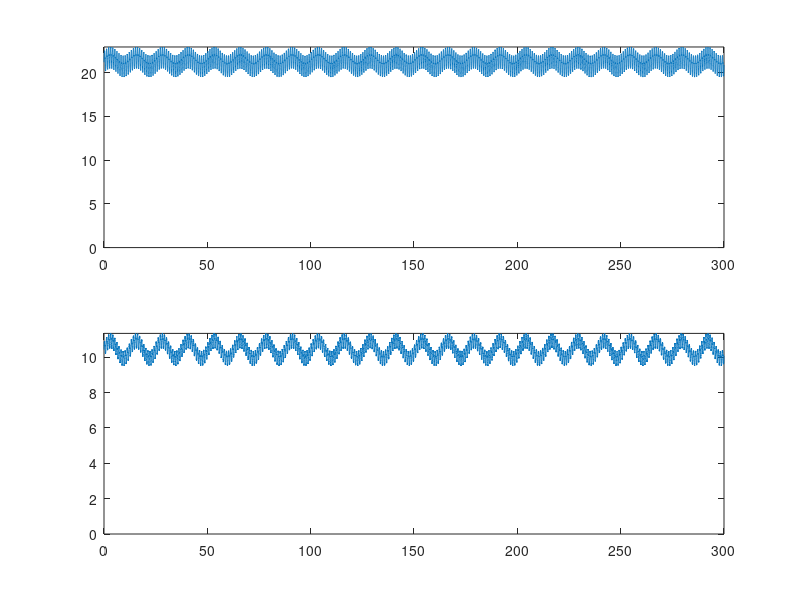

Source code (MATLAB):
close all
% creates waveforms c1 and c2

noise=0.1;
DC=20;
AC=3;
DC2=10;
AC2=1;
DN=1;
fluctuation=1;
ff=1; %fluctuation frequency
samplingrate=120;
heartrate=60;
time=300;

t=0:1/samplingrate:time;
a=4*sin(t*2*pi*heartrate/60)+4;
b=sin(t*2*pi*heartrate/60+pi*1.4)*4-3.5;


for i=1:length(a)
    if a(i)<0
        a(i)=0;
    end
end

for i=1:length(b)
    if b(i)<0
        b(i)=0;
    end
end
    
c=AC*(a+DN*b*4)/10;
%---------Add noise

c=c+noise*rand(1,length(c))/2;

%---------Add DC

c=c+DC;
%--------Add fluctuation

if fluctuation ~= 0
    F=0.05*sin(ff*t/2);%+1;
    %c=fluctuation*c.*F;
    c1=fluctuation*c+10*F;
end
subplot(2,1,1)
plot(t,c1)
axis([0 max(t) 0 max(c1)])


%-------wave 2



t=0:1/samplingrate:time;
a=4*sin(t*2*pi*heartrate/60)+4;
b=sin(t*2*pi*heartrate/60+pi*1.4)*4-3.5;


for i=1:length(a)
    if a(i)<0
        a(i)=0;
    end
end

for i=1:length(b)
    if b(i)<0
        b(i)=0;
    end
end
    
c=AC2*(a+DN*b*4)/10;
%---------Add noise

c=c+noise*rand(1,length(c))/2;

%---------Add DC

c=c+DC2;
%--------Add fluctuation

if fluctuation ~= 0
    F=0.05*sin(ff*t/2);%+1;
    %c=fluctuation*c.*F;
    c2=fluctuation*c+10*F;
end

subplot(2,1,2)
plot(t,c2)
axis([0 max(t) 0 max(c2)])
